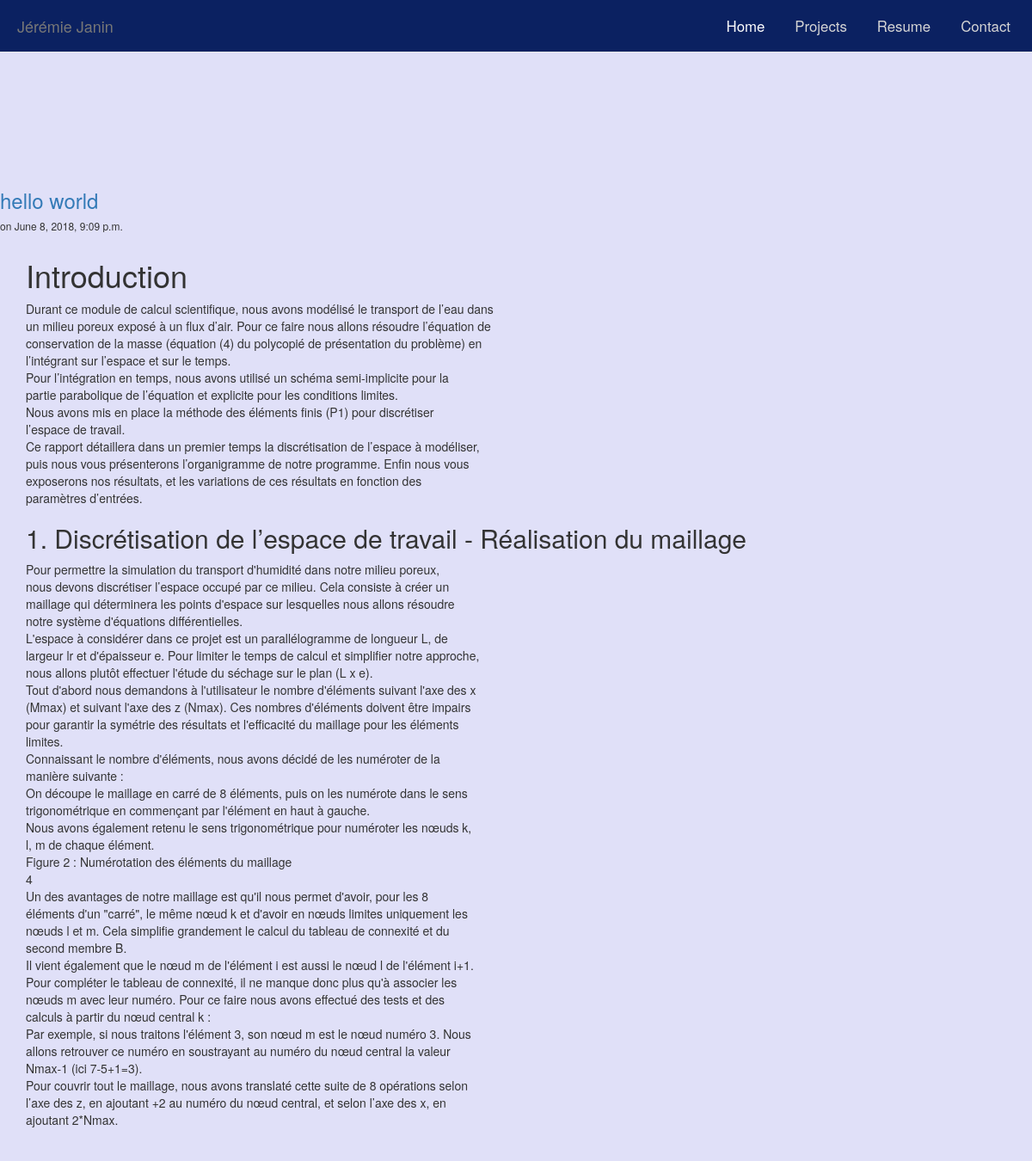
The app's page /project/1 with its own data.
### blog/models.py (models this page shows, shortened)
class Post(models.Model):
    title = models.CharField(max_length = 140)
    body = models.TextField()
    date = models.DateTimeField()

### blog/templates/blog/post.html (shortened to what this page needs)
{% extends "personal/header.html" %}
{% block content %}
<br><br><br><br><br><br><br><br><br><br>
<h3><a href="/blog/{{post.id}}">{{ post.title }}</a></h3>
<h6> on {{ post.date }}</h6>
<div class = "container">
	{{ post.body|safe|linebreaks}}
</div>
<br><br>
{% endblock %}

### personal/templates/personal/header.html (shortened to what this page needs)
<!DOCTYPE html>
<html lang="en">
<head>
	{% load staticfiles %}
  <link rel="stylesheet" href="https://cdnjs.cloudflare.com/ajax/libs/font-awesome/4.7.0/css/font-awesome.min.css">
  <link rel="stylesheet" href="https://maxcdn.bootstrapcdn.com/bootstrap/3.3.7/css/bootstrap.min.css">
  <link rel="stylesheet" href="https://use.fontawesome.com/releases/v5.0.13/css/all.css">
</head>
<body>
<nav class="navbar navbar-default navbar-fixed-top" role="navgation">
	<div class="container-fluid" >
		<div class="navbar-header">
			<a href="/" class="navbar-brand" color="white" >Jérémie Janin</a>
		</div>
		<div class="collapse navbar-collapse" id="myNavbar">
			<ul class="nav navbar-nav navbar-right">
				<li><a class="active" href="/">Home</a></li>
				<li><a href="/project/">Projects</a></li>
				<li><a href="/resume/">Resume</a></li>
				<li><a href="/contact/">Contact</a></li>
			</ul>
		</div>
	</div>
</nav>
{% block content %}
{% endblock %}
</html>

### personal/templates/personal/header.html (style rules this page uses)
.navbar { background-color: #0B2161; padding: .5rem; font-size:1.2em; }
.navbar-default .navbar-nav li a { color: #D5D5D5; padding-right: 20px; }
.navbar-default .navbar-nav li a:hover, .navbar-default .navbar-nav li a.active { color: #FFF; }

### blog/templates/blog/post.html (style rules this page uses)
body { background-color: #E0E0F8 }

### records on screen
Post: title "hello world", date "June 8, 2018, 9:09 p.m.", body "Introduction Durant ce module de calcul scientifique, nous avons modélisé le transport de l’eau dans un milieu poreux exposé à un flux d’air. Pour ce faire nous allons résoudre l’équation de conservation de la masse (équation (4) du polycopié de présentation du problème) en l’intégrant sur l’espace et sur le temps. Pour l’intégration en temps, nous avons utilisé un schéma semi-implicite pour la partie parabolique de l’équation et explicite pour les conditions limites. Nous avons mis en place la méthode des éléments finis (P1) pour discrétiser l’espace de travail. Ce rapport détaillera dans un premier temps la discrétisation de l’espace à modéliser, puis nous vous présenterons l’organigramme…"
